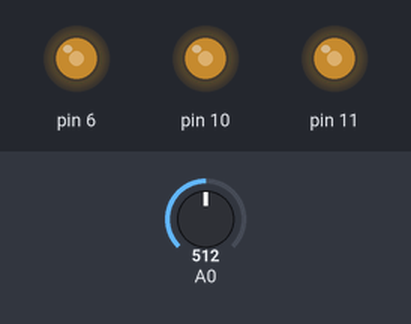
Simulated run of this sketch. Board: Arduino Uno, built with avr-gcc and run on an emulated ATmega328P. Parts: output pins drawn as LEDs (lit = HIGH). The test bench sets the inputs (shaded band); at power-on: A0 = 512.

Above: at 1.2 s.
1.3 s: A0 set to 716
At 1.8 s:
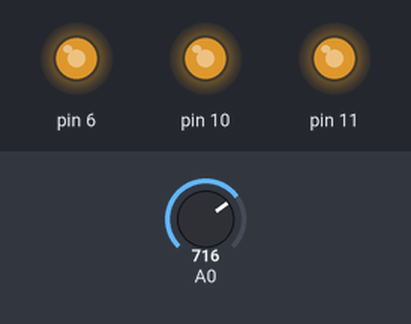
2.8 s: A0 set to 900
At 4.0 s:
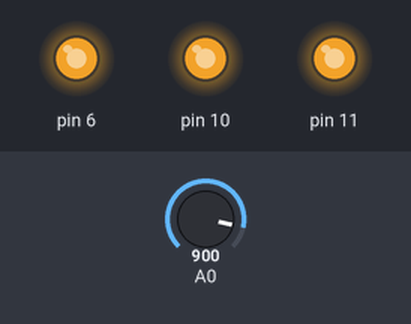
4.3 s: A0 set to 122
At 5.3 s:
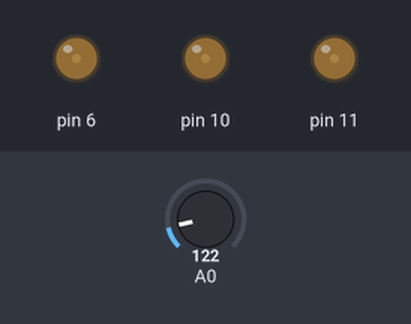
5.8 s: A0 set to 0
At 6.4 s:
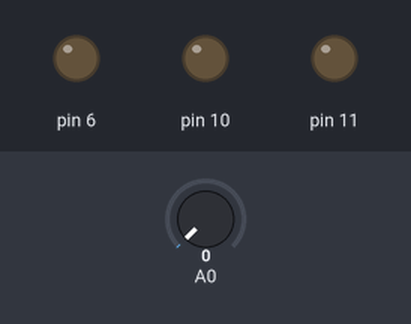
Timing chart, 0 to 8.3 s (numbered marks = the images above; inputs shaded):
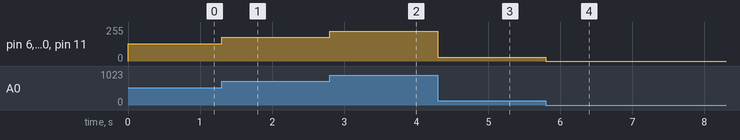

Measured:
- after the input at 1.3 s, pin 6, pin 10, pin 11: 128/255 → 179/255 at once
- after the input at 2.8 s, pin 6, pin 10, pin 11: 179/255 → 225/255 at once
- after the input at 4.3 s, pin 6, pin 10, pin 11: 225/255 → 30/255 at once
- after the input at 5.8 s, pin 6, pin 10, pin 11: 30/255 → 0/255 at once

The sketch:

Arduino_controlador_de_brilho.ino
```cpp
void setup() {
  pinMode (A0, INPUT);
  pinMode (10, OUTPUT);
  pinMode (6, OUTPUT);
  pinMode (11, OUTPUT);


  // put your setup code here, to run once:

}

void loop() {
  // put your main code here, to run repeatedly:
  int v = analogRead (A0);
  analogWrite(10, v/4);
  analogWrite(6, v/4);
  analogWrite(11, v/4);

}
```
